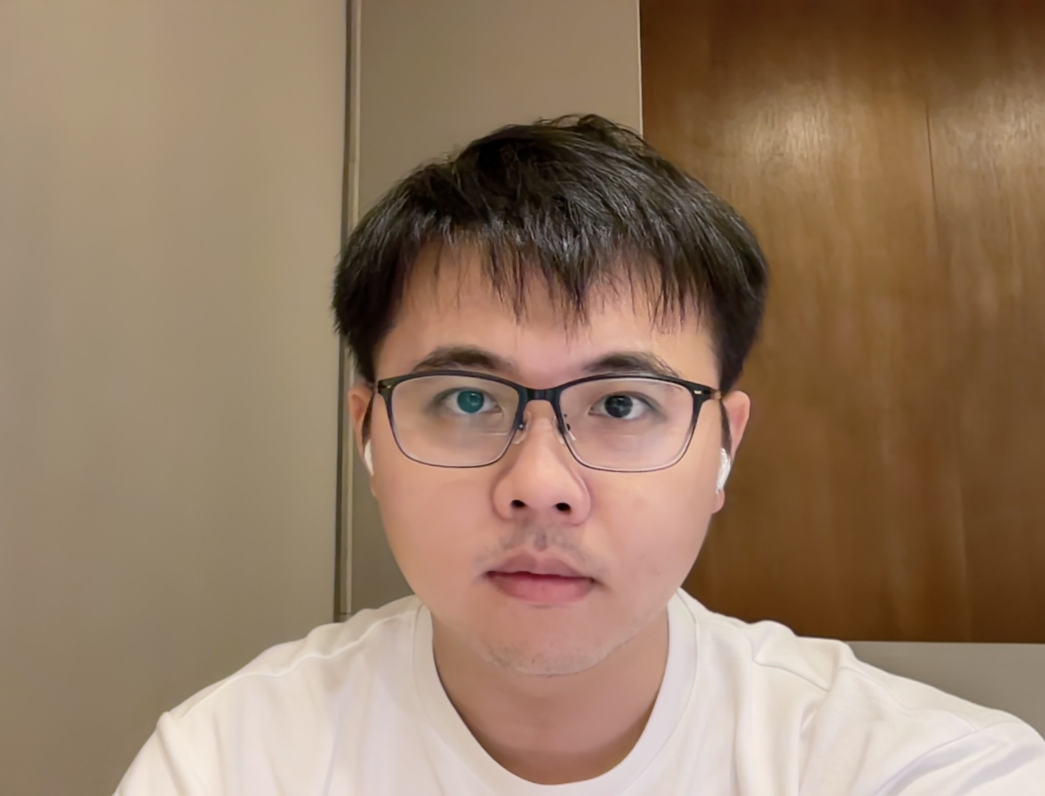
#> input picture sample/face_sample.jpg, 2090 x 1592 px (shown at 1/2 size)
$ jupyter execute --allow-errors 'ch20-OpenCV 人臉偵測.ipynb'
#> lines starting #> are read from the running program, lines starting #| are printed output that depends on the picture; after the words box and inside, x2 and y2 are one past the last pixel; in counts of white or black regions, pixels touching at a corner belong together
### opencv_tools.py
import cv2
import platform # 新增：作為判斷 macOS 使用
import matplotlib.pyplot as plt


class opencv_tools(object):
    # 封裝 1-1 利用 matplotlib 顯示影像
    @staticmethod
    def show_img_by_matplotlib(img):
        image_rgb = cv2.cvtColor(img, cv2.COLOR_BGR2RGB)
        plt.imshow(image_rgb)
        plt.show()

    # 封裝 1-4 利用 OpenCV 內建的函式顯示影像
    # [61 lines left out: functions show_img_by_opencv, show_img_by_matplotlib_1x2, show_img_by_matplotlib_1x3, show_img_by_matplotlib_2x2, not called in this run]


### ch20-OpenCV 人臉偵測.ipynb
# 第 20 章 OpenCV 人臉偵測

[cell 1]
import cv2
import numpy as np
import matplotlib.pyplot as plt
from opencv_tools import opencv_tools # 匯入封裝的功能
import os
import sys

### 20-2-5 程式範例：透過 Haar Cascade進行人臉偵測

[cell 2]
# 讀取原始影像
img = cv2.imread('sample/face_sample.jpg')
#> img is the input picture: shape (1592, 2090, 3); mean B, G, R 99.8, 122.7, 148.5
gray = cv2.cvtColor(img, cv2.COLOR_BGR2GRAY)
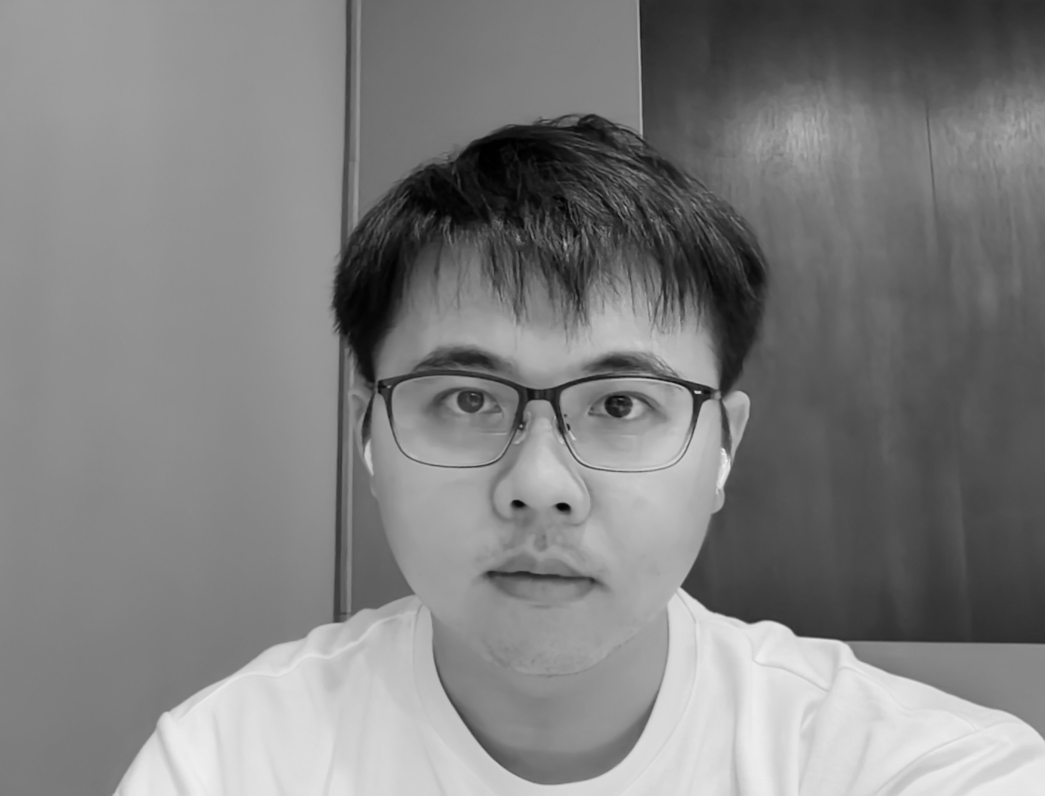
#> gray: shape (1592, 2090) (shown at 1/2 size); min 0, max 246, mean 127.8

# 載入 Haar Cascade 分類器
face_cascade = cv2.CascadeClassifier(cv2.data.haarcascades + 'haarcascade_frontalface_default.xml')

# 執行人臉偵測
faces = face_cascade.detectMultiScale(gray, scaleFactor=1.1, minNeighbors=5)
#> faces = [[662, 485, 852, 852]]

# 在偵測到的人臉區域畫出方框
for (x, y, w, h) in faces:
    cv2.rectangle(img, (x, y), (x+w, y+h), (0, 255, 0), 20)
#> this loop made 1 pass
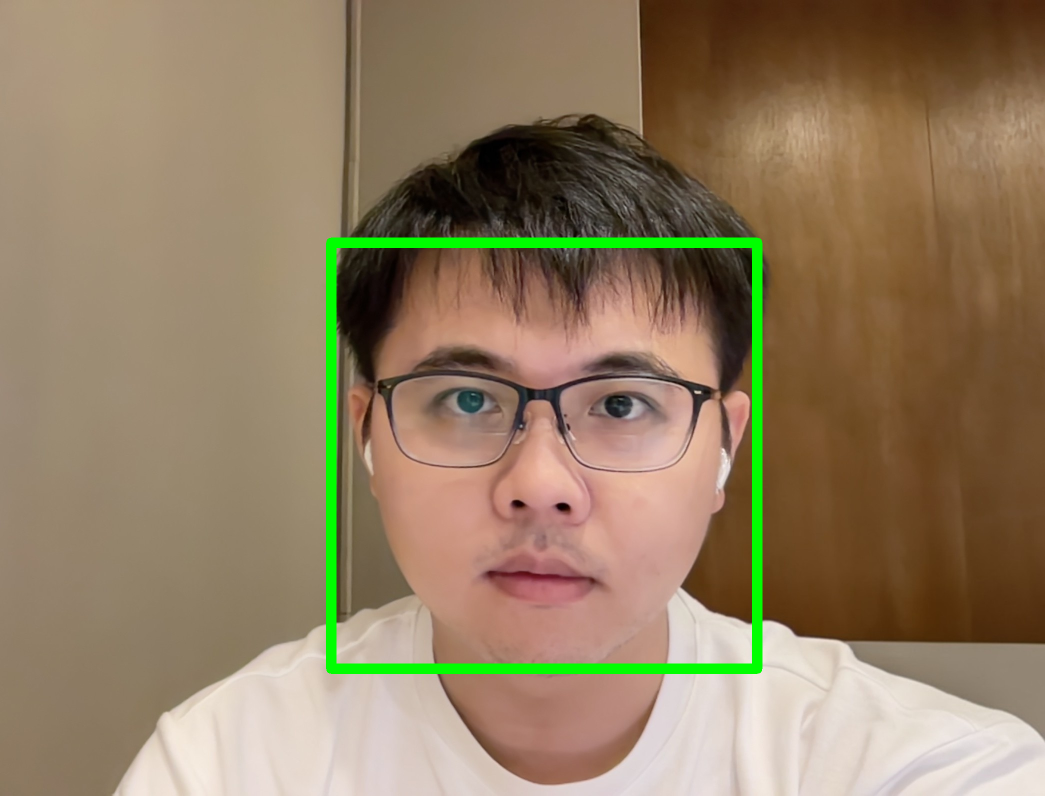
#> img: shape (1592, 2090, 3) (shown at 1/2 size); 2.15% of pixels changed, all inside (x1, y1, x2, y2) = (652, 475, 1525, 1348)

print("Haar Cascade 人臉偵測結果")
opencv_tools.show_img_by_matplotlib(img)

### 20-3-6 程式範例：透過 SSD 模型進行人臉偵測

[cell 3]
# 載入 DNN 模型
modelFile = "models/res10_300x300_ssd_iter_140000.caffemodel"
configFile = "models/deploy.prototxt"
#> (the rest of this cell did not finish here and is left out)

### 20-4-4 程式範例：透過 YuNet 模型進行人臉偵測

[cell 4]
# 讀取影像與前處理 (等比例縮放至寬度 640)
img = cv2.imread('sample/face_sample.jpg')
h, w = img.shape[:2]
#> h = 1592; w = 2090
scale = 640 / w
#> scale = 0.306
resized_h = int(h * scale)
#> resized_h = 487
resized_img = cv2.resize(img, (640, resized_h))
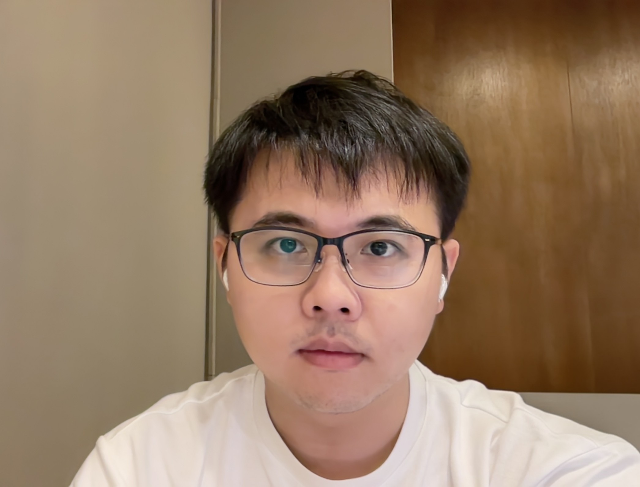
#> resized_img: shape (487, 640, 3); mean B, G, R 99.8, 122.7, 148.4

# 建立人臉偵測器 (填入縮放後的長寬)
#> (the rest of this cell did not finish here and is left out)
